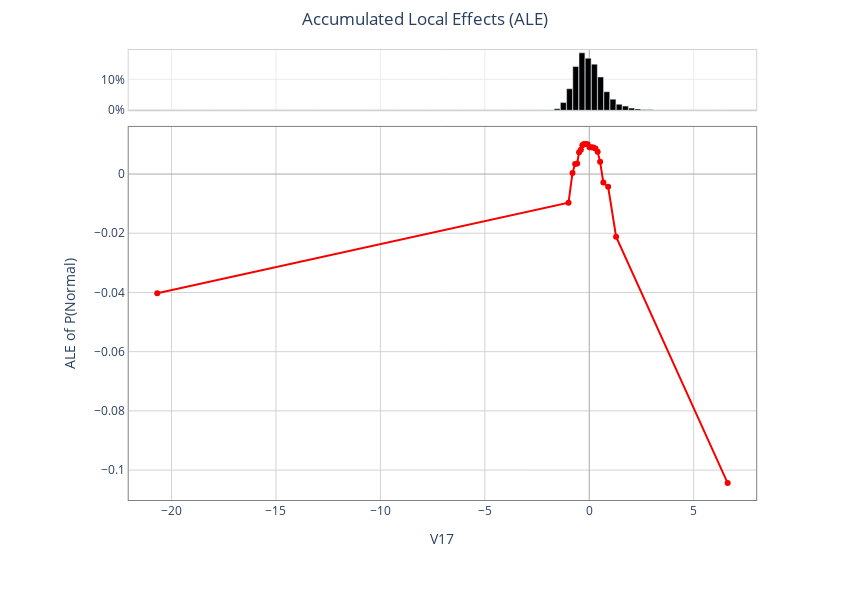

Write notebook code for a chart like this one.
### Markdown cell above
The X-axis is the value of the `V17` feature and the y-axis is the corresponding computed ALE (price unit).

The histogram on top shows the distribution of the value of the `V17` feature in the dataset.

### Code cell
explainer_pyod.configure_explain_feature_dependence(explanation_type='ale')
result_explain_feature_dependence_default = explainer_pyod.explain_feature_dependence(['V17'])
result_explain_feature_dependence_default.show_in_notebook()

### Figure 1 — Plotly figure (JSON) as saved in the notebook; plotly's stock layout.template omitted (floating-point values rounded to 4 significant figures)
{"data": [{"fill": "toself", "fillcolor": "rgb(248,0,0)", "legendgroup": "None", "line": {"color": "rgba(0, 0, 0, 0)"}, "name": "confidence interval", "opacity": 0.3, "showlegend": false, "type": "scatter", "x": [-20.69, -0.9935, -0.8032, -0.6756, -0.578, -0.4864, -0.4013, -0.3286, -0.2501, -0.1643, -0.078, 0.01304, 0.1021, 0.1898, 0.2964, 0.4015, 0.5197, 0.6751, 0.9047, 1.284, 6.628, 6.628, 1.284, 0.9047, 0.6751, 0.5197, 0.4015, 0.2964, 0.1898, 0.1021, 0.01304, -0.078, -0.1643, -0.2501, -0.3286, -0.4013, -0.4864, -0.578, -0.6756, -0.8032, -0.9935, -20.69], "xaxis": "x2", "y": [-0.04025, null, null, null, null, null, null, null, null, null, null, null, null, null, null, null, null, null, null, null, null, null, null, null, null, null, null, null, null, null, null, null, null, null, null, null, null, null, null, null, null, -0.04025], "yaxis": "y2"}, {"legendgroup": "None", "line": {"color": "rgb(248,0,0)"}, "mode": "lines+markers", "opacity": 1, "showlegend": false, "type": "scatter", "x": [-20.69, -0.9935, -0.8032, -0.6756, -0.578, -0.4864, -0.4013, -0.3286, -0.2501, -0.1643, -0.078, 0.01304, 0.1021, 0.1898, 0.2964, 0.4015, 0.5197, 0.6751, 0.9047, 1.284, 6.628], "xaxis": "x2", "y": [-0.04025, -0.009704, 0.000337, 0.003366, 0.003589, 0.007393, 0.008209, 0.009755, 0.01019, 0.01016, 0.01007, 0.00903, 0.009072, 0.008961, 0.008593, 0.007515, 0.00411, -0.00283, -0.004315, -0.02118, -0.1044], "yaxis": "y2"}, {"legendgroup": "None", "marker": {"color": "Black"}, "orientation": "v", "showlegend": false, "text": "", "textposition": "outside", "type": "bar", "width": 0.282, "x": [-20.55, -20.24, -19.94, -19.65, -19.35, -19.05, -18.76, -18.46, -18.16, -17.86, -17.57, -17.27, -16.97, -16.68, -16.38, -16.08, -15.79, -15.49, -15.19, -14.9, -14.6, -14.3, -14.01, -13.71, -13.41, -13.11, -12.82, -12.52, -12.22, -11.93, -11.63, -11.33, -11.04, -10.74, -10.44, -10.15, -9.849, -9.552, -9.255, -8.958, -8.661, -8.365, -8.068, -7.771, -7.474, -7.177, -6.88, -6.583, -6.286, -5.99, -5.693, -5.396, -5.099, -4.802, -4.505, -4.208, -3.911, -3.615, -3.318, -3.021, -2.724, -2.427, -2.13, -1.833, -1.536, -1.239, -0.9426, -0.6457, -0.3488, -0.05197, 0.2449, 0.5418, 0.8387, 1.136, 1.432, 1.729, 2.026, 2.323, 2.62, 2.917, 3.214, 3.511, 3.807, 4.104, 4.401, 4.698, 4.995, 5.292, 5.589, 5.886, 6.182, 6.479], "xaxis": "x", "y": [0.000117, 0, 0.000117, 0, 0, 0, 0, 0, 0.000117, 0, 0, 0, 0, 0, 0, 0, 0.000117, 0, 0, 0, 0, 0, 0, 0.0003511, 0, 0, 0.000117, 0, 0, 0, 0, 0, 0, 0, 0, 0, 0, 0, 0, 0.000117, 0.000117, 0, 0, 0, 0, 0, 0, 0, 0, 0.000117, 0, 0, 0.000117, 0.000117, 0.000117, 0, 0, 0, 0.0002341, 0, 0, 0.0003511, 0.0003511, 0.0009363, 0.004916, 0.02493, 0.06941, 0.1415, 0.1854, 0.1681, 0.1489, 0.1073, 0.05993, 0.03593, 0.01931, 0.01346, 0.006905, 0.003979, 0.001639, 0.001404, 0.0007022, 0.0007022, 0.0005852, 0.0004682, 0.0002341, 0.000117, 0.000117, 0.000117, 0.000117, 0.0002341, 0, 0.000117], "yaxis": "y"}], "layout": {"height": 600, "margin": {"b": 50, "t": 50}, "plot_bgcolor": "rgba(0, 0, 0, 0)", "title": {"text": "Accumulated Local Effects (ALE)", "x": 0.5}, "width": 850, "xaxis": {"anchor": "y", "categoryorder": "category ascending", "domain": [0.07059, 0.98], "gridcolor": "#ECECEC", "linecolor": "LightGrey", "linewidth": 1, "matches": "x2", "mirror": true, "scaleanchor": "x2", "showline": true, "showticklabels": false, "side": "bottom", "type": "linear", "visible": true, "zeroline": true, "zerolinecolor": "DarkGrey", "zerolinewidth": 1}, "xaxis2": {"anchor": "y2", "categoryorder": "category ascending", "domain": [0.07059, 0.98], "gridcolor": "LightGrey", "linecolor": "Grey", "linewidth": 1, "matches": "x2", "mirror": true, "range": [-22.05, 7.993], "scaleanchor": "x2", "showline": true, "showticklabels": true, "side": "bottom", "title": {"text": "V17"}, "type": "linear", "visible": true, "zeroline": true, "zerolinecolor": "DarkGrey", "zerolinewidth": 1}, "yaxis": {"anchor": "x", "categoryorder": "category ascending", "domain": [0.8795, 1], "gridcolor": "#ECECEC", "linecolor": "LightGrey", "linewidth": 1, "matches": "y", "mirror": true, "nticks": 3, "range": [0, 0.1947], "scaleanchor": "y", "showline": true, "showticklabels": true, "side": "left", "tickformat": "p", "type": "linear", "visible": true, "zeroline": true, "zerolinecolor": "DarkGrey", "zerolinewidth": 1}, "yaxis2": {"anchor": "x2", "categoryorder": "category ascending", "domain": [0.1, 0.8462], "gridcolor": "LightGrey", "linecolor": "Grey", "linewidth": 1, "matches": "y2", "mirror": true, "range": [-0.1101, 0.01592], "scaleanchor": "y2", "showline": true, "showticklabels": true, "side": "left", "title": {"text": "ALE of P(Normal)"}, "type": "linear", "visible": true, "zeroline": true, "zerolinecolor": "DarkGrey", "zerolinewidth": 1}}}
